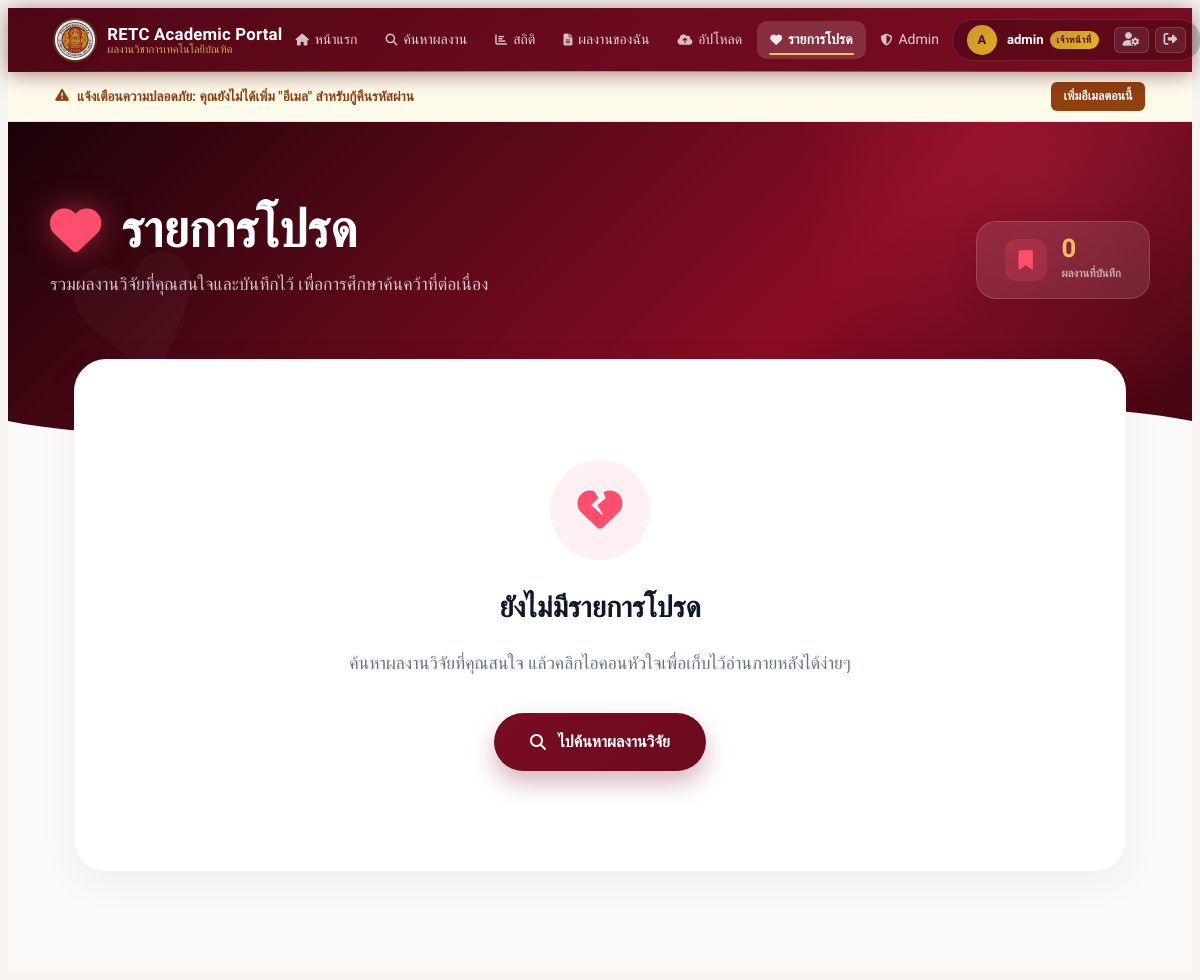
/favorites/ (signed in), run on an earlier commit of the app's database.
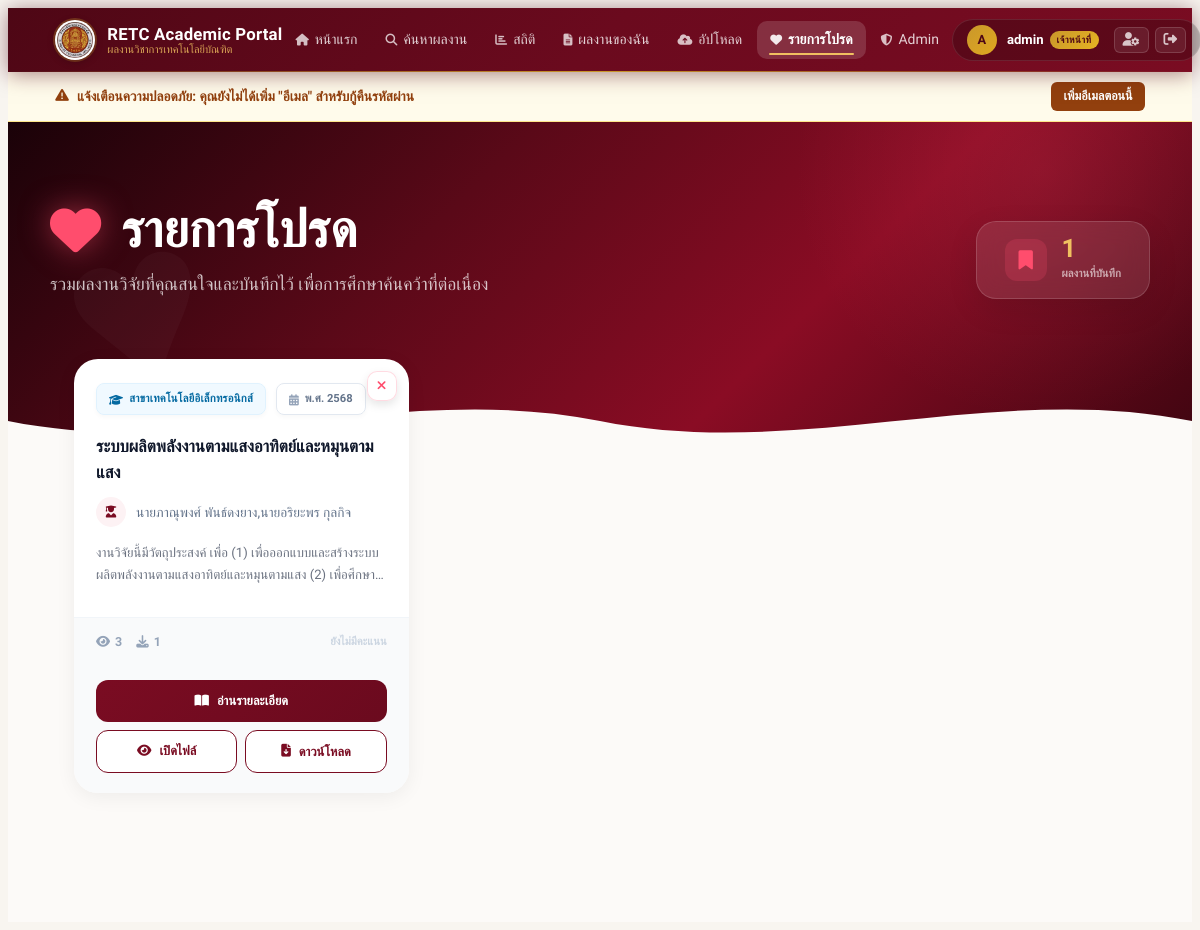
And on a later commit of the database.
### research/models.py (models this page shows, shortened)
class Project(models.Model):
    DEPARTMENTS = [
        ('EE', 'สาขาเทคโนโลยีไฟฟ้า'),
        ('ET', 'สาขาเทคโนโลยีอิเล็กทรอนิกส์'),
        ('PT', 'สาขาเทคโนโลยีการผลิต'),
        ('MT', 'สาขาเทคโนโลยีเครื่องกล'),
        ('CT', 'สาขาเทคโนโลยีคอมพิวเตอร์'),
    ]
    RESEARCH_TYPES = [
        ('classroom', 'วิจัยในชั้นเรียน'),
        ('r_d', 'วิจัยและพัฒนา (R&D)'),
        ('innovation', 'นวัตกรรมและสิ่งประดิษฐ์'),
        ('survey', 'วิจัยเชิงสำรวจ'),
        ('other', 'อื่นๆ'),
    ]
    title_th = models.CharField(max_length=500, verbose_name="ชื่อผลงานวิจัย (ภาษาไทย)")
    title_en = models.CharField(max_length=500, verbose_name="ชื่อผลงานวิจัย (ภาษาอังกฤษ)", blank=True, null=True)
    department = models.CharField(max_length=2, choices=DEPARTMENTS, default='CT', verbose_name="สาขาวิชา")
    academic_year = models.IntegerField(verbose_name="ปีที่ผลงานวิจัยเสร็จ (พ.ศ.)")
    research_type = models.CharField(max_length=50, choices=RESEARCH_TYPES, default='innovation', verbose_name="ประเภทของงานวิจัย")
    student_name = models.CharField(max_length=255, verbose_name="ชื่อนักวิจัยหลัก")
    researcher_co1 = models.CharField(max_length=255, verbose_name="ชื่อนักวิจัยร่วมคนที่ 1", blank=True, null=True)
    researcher_co2 = models.CharField(max_length=255, verbose_name="ชื่อนักวิจัยร่วมคนที่ 2", blank=True, null=True)
    organization = models.CharField(max_length=255, verbose_name="หน่วยงาน", default="วิทยาลัยเทคนิคร้อยเอ็ด")
    funding_by = models.CharField(max_length=255, verbose_name="ผู้สนับสนุนทุนวิจัย", blank=True, null=True)
    awards = models.TextField(verbose_name="รางวัลที่เคยได้รับ", blank=True, null=True)
    abstract = models.TextField(verbose_name="บทคัดย่อ", blank=True)
    keywords = models.CharField(max_length=255, verbose_name="คำสำคัญ (Keywords)", blank=True)
    background = models.TextField(verbose_name="ความเป็นมา/หลักการและเหตุผล", blank=True)
    objectives = models.TextField(verbose_name="วัตถุประสงค์การวิจัย", blank=True)
    scope = models.TextField(verbose_name="ขอบเขตของการวิจัย", blank=True)
    theory = models.TextField(verbose_name="ทฤษฎีที่ใช้ในการศึกษา/ที่เกี่ยวข้อง", blank=True)
    methodology = models.TextField(verbose_name="วิธีการวิจัย", blank=True)
    results = models.TextField(verbose_name="ผลการวิจัย", blank=True)
    discussion = models.TextField(verbose_name="อภิปรายผล", blank=True)
    suggestions_use = models.TextField(verbose_name="ข้อเสนอแนะในการใช้ประโยชน์", blank=True)
    suggestions_next = models.TextField(verbose_name="ข้อเสนอแนะในการทำวิจัยครั้งต่อไป", blank=True)
    other_info = models.TextField(verbose_name="อื่นๆ", blank=True, null=True)
    pdf_file = models.FileField(
        upload_to='pdfs/',
        verbose_name="ไฟล์ PDF ฉบับเต็ม",
        validators=[FileExtensionValidator(allowed_extensions=['pdf']), validate_file_size],
        null=True, blank=True
    )
    is_approved = models.BooleanField(default=False, verbose_name="อนุมัติการเผยแพร่")
    views_count = models.PositiveIntegerField(default=0, verbose_name="ยอดเข้าชม")
    download_count = models.PositiveIntegerField(default=0, verbose_name="ยอดดาวน์โหลด")
    class Meta:
        verbose_name = "โครงงาน/ผลงานวิชาการ"
        verbose_name_plural = "โครงงาน/ผลงานวิชาการ"
        ordering = ['-academic_year']
    @property
    def average_rating(self):
        from django.db.models import Avg
        result = self.ratings.aggregate(Avg('score'))['score__avg']
        return round(result, 1) if result else 0.0

### research/views.py (the view)
# urls.py: path('favorites/', views.favorite_list, name='favorite_list'),
@login_required
def favorite_list(request):
    favorites = Favorite.objects.filter(user=request.user).select_related('project')
    project_ids = [fav.project.id for fav in favorites]
    projects_qs = Project.objects.filter(id__in=project_ids).order_by('-id')
    paginator = Paginator(projects_qs, 12)
    page_number = request.GET.get('page')
    page_obj = paginator.get_page(page_number)
    return render(request, 'research/favorites.html', {
        'projects': page_obj,  # Now passing the page object
        'total_count': projects_qs.count()
    })

### research/templates/research/favorites.html (shortened to what the changed rows need)
{% extends 'research/base.html' %}
{% load static %}
{% block content %}
<div class="fav-page">
    <div class="fav-hero">
        <div class="fav-hero-inner">
            <div class="hero-title-group">
                <h1><i class="fas fa-heart"></i> รายการโปรด</h1>
            </div>
            <div class="fav-stats-badge">
                <div class="stats-text">
                    <span class="stats-num">{{ total_count }}</span>
                    <span class="stats-lbl">ผลงานที่บันทึก</span>
                </div>
            </div>
        </div>
        <svg class="hero-wave" viewBox="0 0 1440 80" preserveAspectRatio="none">
            <path d="M0,40 C240,80 480,0 720,40 C960,80 1200,0 1440,40 L1440,80 L0,80 Z" />
        </svg>
    </div>
    <div class="fav-content">
        {% if not projects %}
        <div class="empty-fav">
            <div class="empty-icon"><i class="fas fa-heart-broken"></i></div>
            <h2>ยังไม่มีรายการโปรด</h2>
            <p>ค้นหาผลงานวิจัยที่คุณสนใจ แล้วคลิกไอคอนหัวใจเพื่อเก็บไว้อ่านภายหลังได้ง่ายๆ</p>
            <a href="{% url 'research_search' %}" class="btn-browse">
                <i class="fas fa-search"></i> ไปค้นหาผลงานวิจัย
            </a>
        </div>
        {% else %}
        <div class="fav-grid">
            {% for p in projects %}
            <div class="project-card card-{{ p.department }}">
                <a href="{% url 'toggle_favorite' p.id %}" class="btn-unfav" title="นำออกจากรายการโปรด"
                   onclick="return confirm('คุณแน่ใจว่าต้องการนำผลงานนี้ออกจากรายการโปรด?')">
                    <i class="fas fa-times"></i>
                </a>
                <div class="card-header">
                    <span class="dept-tag dept-{{ p.department }}">
                        <i class="fas fa-graduation-cap"></i> {{ p.get_department_display }}
                    </span>
                    <span class="year-tag">
                        <i class="fas fa-calendar-alt"></i> พ.ศ. {{ p.academic_year }}
                    </span>
                </div>
                <div class="card-body">
                    <a href="{% url 'project_detail' p.id %}" class="project-title">{{ p.title_th }}</a>
                    <div class="author-info">
                        <div class="author-avatar"><i class="fas fa-user-graduate"></i></div>
                        <span>{{ p.student_name }}</span>
                    </div>
                    {% if p.abstract %}
                    <p class="project-snippet">{{ p.abstract|truncatechars:140 }}</p>
                    {% endif %}
                </div>
                <div class="card-footer">
                    <div class="stats-group">
                        <span class="stat-item"><i class="fas fa-eye"></i> {{ p.views_count }}</span>
                        <span class="stat-item"><i class="fas fa-download"></i> {{ p.download_count }}</span>
                    </div>
                    {% if p.average_rating > 0 %}
                    <div class="rating-badge">
                        <i class="fas fa-star"></i> {{ p.average_rating|floatformat:1 }}
                    </div>
                    {% else %}
                    <div style="font-size: 0.7rem; color: #cbd5e1; font-weight: 700;">ยังไม่มีคะแนน</div>
                    {% endif %}
                </div>
                <div class="card-actions">
                    <a href="{% url 'project_detail' p.id %}" class="btn-card btn-main">
                        <i class="fas fa-book-open"></i> อ่านรายละเอียด
                    </a>
                    {% if p.pdf_file %}
                    <button type="button" class="btn-card btn-sec"
                        onclick="openPdfPreview('{% url 'pdf_preview' p.id %}', '{{ p.title_th|escapejs }}')">
                        <i class="fas fa-eye"></i> เปิดไฟล์
                    </button>
                    <a href="{% url 'download_pdf' p.id %}" class="btn-card btn-sec" download>
                        <i class="fas fa-file-download"></i> ดาวน์โหลด
                    </a>
                    {% endif %}
                </div>
            </div>
            {% endfor %}
        </div>
        {% endif %}
    </div>
</div>
{% endblock %}

What changed in the data, as far as the page shows it:
now on this page (row edited): Project: department "สาขาเทคโนโลยีอิเล็กทรอนิกส์", academic_year "2568", title_th "ระบบผลิตพลังงานตามแสงอาทิตย์และหมุนตามแสง", student_name "นายภาณุพงศ์ พันธ์ดงยาง,นายอริยะพร กุลกิจ", abstract "งานวิจัยนี้มีวัตถุประสงค์ เพื่อ (1) เพื่อออกแบบและสร้างระบบผลิตพลังงานตามแสงอาทิตย์และหมุนตามแสง…", views_count "3", download_count "1", shows "ยังไม่มีคะแนน"
Also different on the page:
{{ total_count }}: "0" → "1"
text no longer shown: "ยังไม่มีรายการโปรด ค้นหาผลงานวิจัยที่คุณสนใจ แล้วคลิกไอคอนหัวใจเพื่อเก็บไว้อ่านภายหลังได้ง่ายๆ ไปค้นหาผลงานวิจัย"
